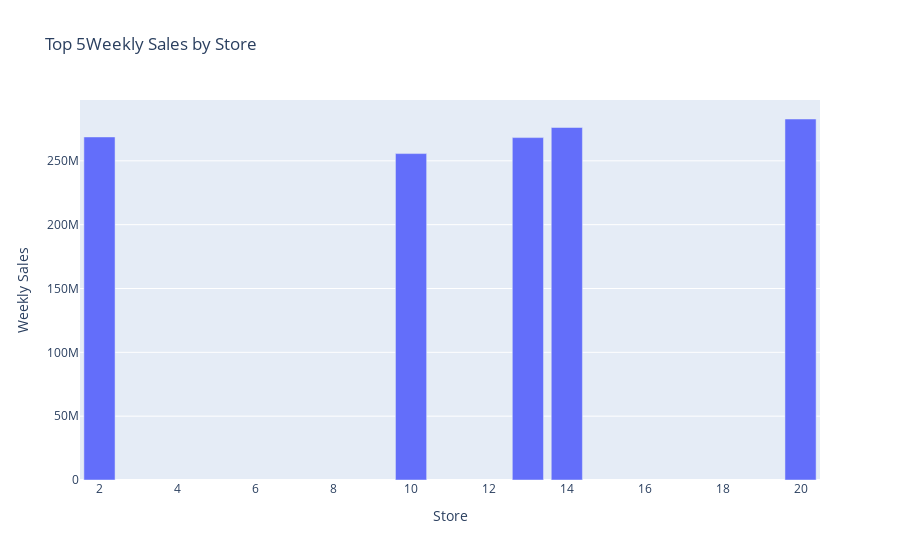

The notebook cell saved with this chart:
### Code cell
fig = px.bar(top_5, x='Store', y='Weekly_Sales', 
             title='Top 5Weekly Sales by Store',
             labels={'Store': 'Store', 'Weekly_Sales': 'Weekly Sales'})
fig.show()

### Figure 1 — Plotly figure (JSON) as saved in the notebook; plotly's stock layout.template omitted (floating-point values rounded to 4 significant figures)
{"data": [{"alignmentgroup": "True", "hovertemplate": "Store=%{x}<br>Weekly Sales=%{y}<extra></extra>", "legendgroup": "", "marker": {"color": "#636efa", "pattern": {"shape": ""}}, "name": "", "offsetgroup": "", "orientation": "v", "showlegend": false, "textposition": "auto", "type": "bar", "x": [20, 14, 2, 13, 10], "xaxis": "x", "y": [282800000.0, 276100000.0, 268700000.0, 268200000.0, 255700000.0], "yaxis": "y"}], "layout": {"autosize": true, "barmode": "relative", "legend": {"tracegroupgap": 0}, "title": {"text": "Top 5Weekly Sales by Store"}, "xaxis": {"anchor": "y", "autorange": true, "domain": [0, 1], "range": [1.5, 20.5], "title": {"text": "Store"}, "type": "linear"}, "yaxis": {"anchor": "x", "autorange": true, "domain": [0, 1], "range": [0, 297700000.0], "title": {"text": "Weekly Sales"}, "type": "linear"}}}
